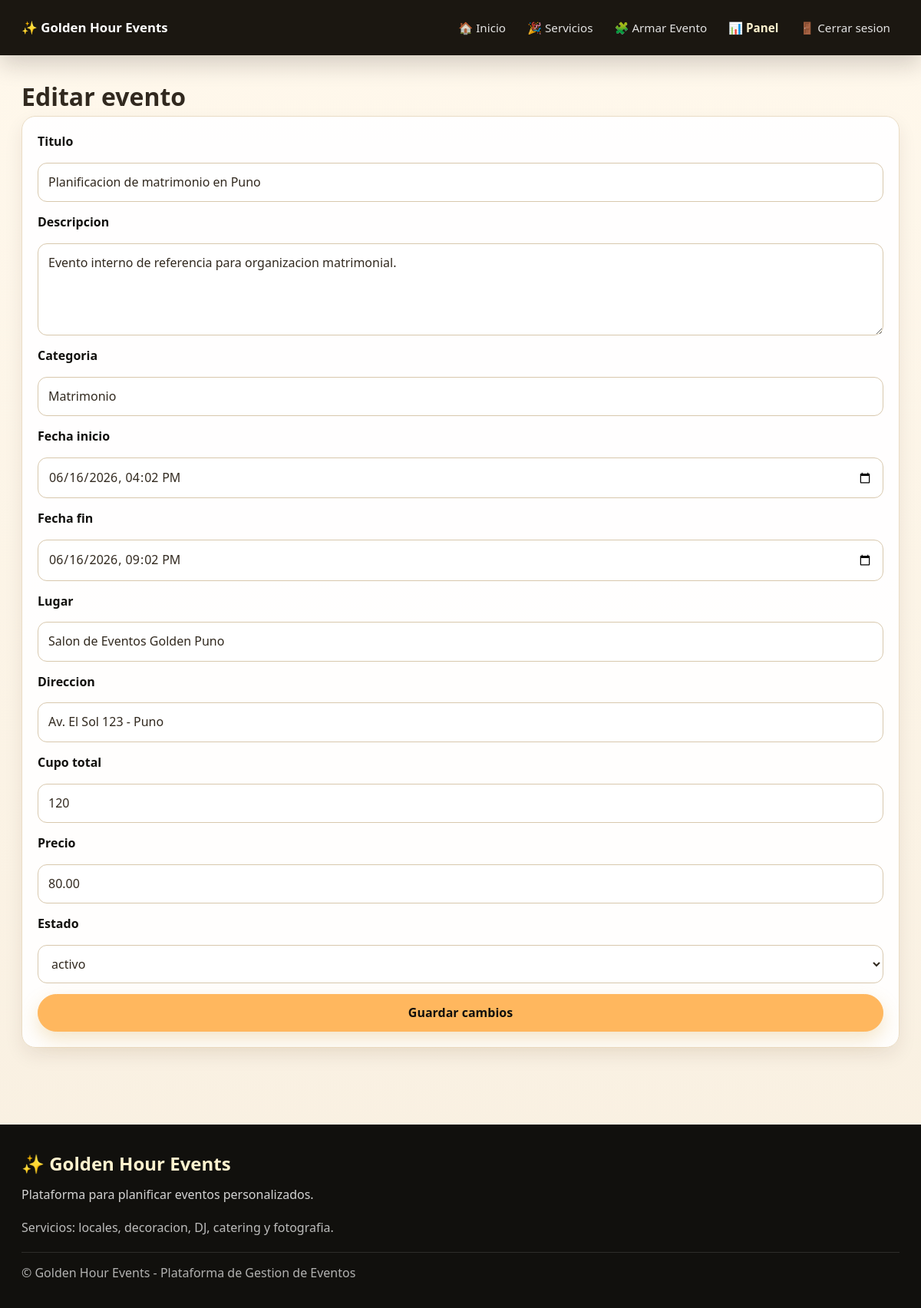
/views/organizer/edit_event.php?id=1 (signed in), run on the app's committed database.
### tables this page shows
CREATE TABLE eventos (
    id INT UNSIGNED AUTO_INCREMENT PRIMARY KEY,
    organizador_id INT UNSIGNED NOT NULL,
    titulo VARCHAR(150) NOT NULL,
    descripcion TEXT NOT NULL,
    categoria VARCHAR(80) NULL,
    fecha_inicio DATETIME NOT NULL,
    fecha_fin DATETIME NULL,
    lugar VARCHAR(180) NOT NULL,
    direccion VARCHAR(220) NULL,
    cupo_total INT UNSIGNED NOT NULL,
    precio DECIMAL(10,2) NOT NULL DEFAULT 0.00,
    imagen VARCHAR(255) NULL,
    estado ENUM('borrador','activo','cancelado','finalizado') NOT NULL DEFAULT 'activo',
    created_at TIMESTAMP DEFAULT CURRENT_TIMESTAMP,
    updated_at TIMESTAMP DEFAULT CURRENT_TIMESTAMP ON UPDATE CURRENT_TIMESTAMP,

    CONSTRAINT fk_eventos_organizador
        FOREIGN KEY (organizador_id)
        REFERENCES usuarios(id)
        ON UPDATE CASCADE
        ON DELETE RESTRICT,

    INDEX idx_eventos_fecha (fecha_inicio),
    INDEX idx_eventos_estado (estado),
    INDEX idx_eventos_organizador (organizador_id)
);

### models/Event.php (called while the page is built, shortened)
<?php
require_once __DIR__ . '/../config/database.php';
class Event
{
    private static function db()
    {
        global $pdo;
        return $pdo;
    }
    public static function findById($id)
    {
        $sql = "SELECT e.*, u.nombre AS organizador
                FROM eventos e
                INNER JOIN usuarios u ON e.organizador_id = u.id
                WHERE e.id = :id
                LIMIT 1";
        $stmt = self::db()->prepare($sql);
        $stmt->execute(['id' => $id]);
        return $stmt->fetch();
    }
}

### views/organizer/edit_event.php (the view, shortened to what this page needs)
<?php
require_once __DIR__ . '/../../controllers/EventController.php';
require_once __DIR__ . '/../../models/Event.php';
$eventId = (int) ($_GET['id'] ?? 0);
$event = Event::findById($eventId);
function datetime_local_value($value)
{
    return $value ? date('Y-m-d\TH:i', strtotime($value)) : '';
}
require_once __DIR__ . '/../../includes/header.php';
require_once __DIR__ . '/../../includes/navbar.php';
?>
<main class="container">
    <h1>Editar evento</h1>
    <form class="form" method="POST" action="/GoldenHoursEvents/views/organizer/edit_event.php?id=<?php echo $eventId; ?>">
        <label for="titulo">Titulo</label>
        <input type="text" id="titulo" name="titulo" value="<?php echo htmlspecialchars($event['titulo'], ENT_QUOTES, 'UTF-8'); ?>" required>
        <label for="descripcion">Descripcion</label>
        <textarea id="descripcion" name="descripcion" required><?php echo htmlspecialchars($event['descripcion'], ENT_QUOTES, 'UTF-8'); ?></textarea>
        <label for="categoria">Categoria</label>
        <input type="text" id="categoria" name="categoria" value="<?php echo htmlspecialchars($event['categoria'] ?? '', ENT_QUOTES, 'UTF-8'); ?>">
        <label for="fecha_inicio">Fecha inicio</label>
        <input type="datetime-local" id="fecha_inicio" name="fecha_inicio" value="<?php echo htmlspecialchars(datetime_local_value($event['fecha_inicio']), ENT_QUOTES, 'UTF-8'); ?>" required>
        <label for="fecha_fin">Fecha fin</label>
        <input type="datetime-local" id="fecha_fin" name="fecha_fin" value="<?php echo htmlspecialchars(datetime_local_value($event['fecha_fin']), ENT_QUOTES, 'UTF-8'); ?>">
        <label for="lugar">Lugar</label>
        <input type="text" id="lugar" name="lugar" value="<?php echo htmlspecialchars($event['lugar'], ENT_QUOTES, 'UTF-8'); ?>" required>
        <label for="direccion">Direccion</label>
        <input type="text" id="direccion" name="direccion" value="<?php echo htmlspecialchars($event['direccion'] ?? '', ENT_QUOTES, 'UTF-8'); ?>">
        <label for="cupo_total">Cupo total</label>
        <input type="number" id="cupo_total" name="cupo_total" min="1" value="<?php echo (int) $event['cupo_total']; ?>" required>
        <label for="precio">Precio</label>
        <input type="number" id="precio" name="precio" min="0" step="0.01" value="<?php echo htmlspecialchars($event['precio'], ENT_QUOTES, 'UTF-8'); ?>" required>
        <label for="estado">Estado</label>
        <select id="estado" name="estado">
            <?php foreach (['borrador', 'activo', 'cancelado', 'finalizado'] as $estado): ?>
                <option value="<?php echo $estado; ?>" <?php echo $event['estado'] === $estado ? 'selected' : ''; ?>>
                    <?php echo htmlspecialchars($estado, ENT_QUOTES, 'UTF-8'); ?>
                </option>
            <?php endforeach; ?>
        </select>
        <button class="btn" type="submit">Guardar cambios</button>
    </form>
</main>
<?php require_once __DIR__ . '/../../includes/footer.php'; ?>

### public/css/style.css (style rules this page uses)
:root { --gold: #FFB75E; --gold-dark: #ED8F03; --gold-soft: #fff3cf; --black: #11100d; --black-soft: #282015; --white: #ffffff; --cream: #FFF7E8; --cream-2: #f8efe0; --gray: #f4f4f4; --text: #31291f; --muted: #6b6258; --border: #eadcc5; --overlay-dark: rgba(10, 10, 10, 0.55); --overlay-soft: rgba(10, 10, 10, 0.38); --glass-light: rgba(255, 255, 255, 0.86); --glass-dark: rgba(18, 15, 11, 0.72); --shadow: 0 18px 45px rgba(0,0,0,.12); --shadow-strong: 0 24px 70px rgba(0,0,0,.28); --shadow-soft: 0 10px 25px rgba(45, 31, 12, 0.08); --gradient-warm: linear-gradient(135deg, #FFB75E 0%, #ED8F03 100%); --gradient-soft: linear-gradient(135deg, #fff8ec 0%, #fff1cf 48%, #ffe3bd 100%); --radius: 18px; --radius-sm: 12px; --container: 1180px; --transition: 420ms cubic-bezier(0.22,1,0.36,1); }
* { box-sizing: border-box; margin: 0; padding: 0; }
html { scroll-behavior: smooth; }
body { background: linear-gradient(180deg, rgba(255, 248, 236, 0.96), rgba(248, 239, 224, 0.96)), var(--cream); color: var(--text); font-family: "Segoe UI", Arial, sans-serif; line-height: 1.6; min-height: 100vh; }
.container { margin: 0 auto; max-width: var(--container); padding: 28px 18px; width: 100%; }
.btn { align-items: center; background: var(--gold); border: 1px solid var(--gold); border-radius: 999px; box-shadow: 0 10px 24px rgba(215, 166, 66, 0.28); color: var(--black); cursor: pointer; display: inline-flex; font: inherit; font-weight: 800; justify-content: center; min-height: 44px; padding: 11px 18px; text-decoration: none; transition: transform var(--transition), box-shadow var(--transition), background var(--transition), color var(--transition); }
.form, .form-container { background: rgba(255, 255, 255, 0.94); border: 1px solid var(--border); border-radius: var(--radius); box-shadow: var(--shadow-soft); display: grid; gap: 14px; margin-bottom: 18px; padding: 20px; }
label { color: var(--black); font-weight: 800; }
input, select, textarea { background: var(--white); border: 1px solid #d8c8ad; border-radius: 12px; color: var(--text); font: inherit; padding: 12px 13px; transition: border-color var(--transition), box-shadow var(--transition), background var(--transition); width: 100%; }
textarea { min-height: 120px; resize: vertical; }

### data on the page
eventos: titulo "Planificacion de matrimonio en Puno", descripcion "Evento interno de referencia para organizacion matrimonial.", categoria "Matrimonio", fecha_inicio "06/16/2026 16:02", fecha_fin "06/16/2026 21:02", lugar "Salon de Eventos Golden Puno", direccion "Av. El Sol 123 - Puno", cupo_total "120", precio "80.00", estado "activo"
